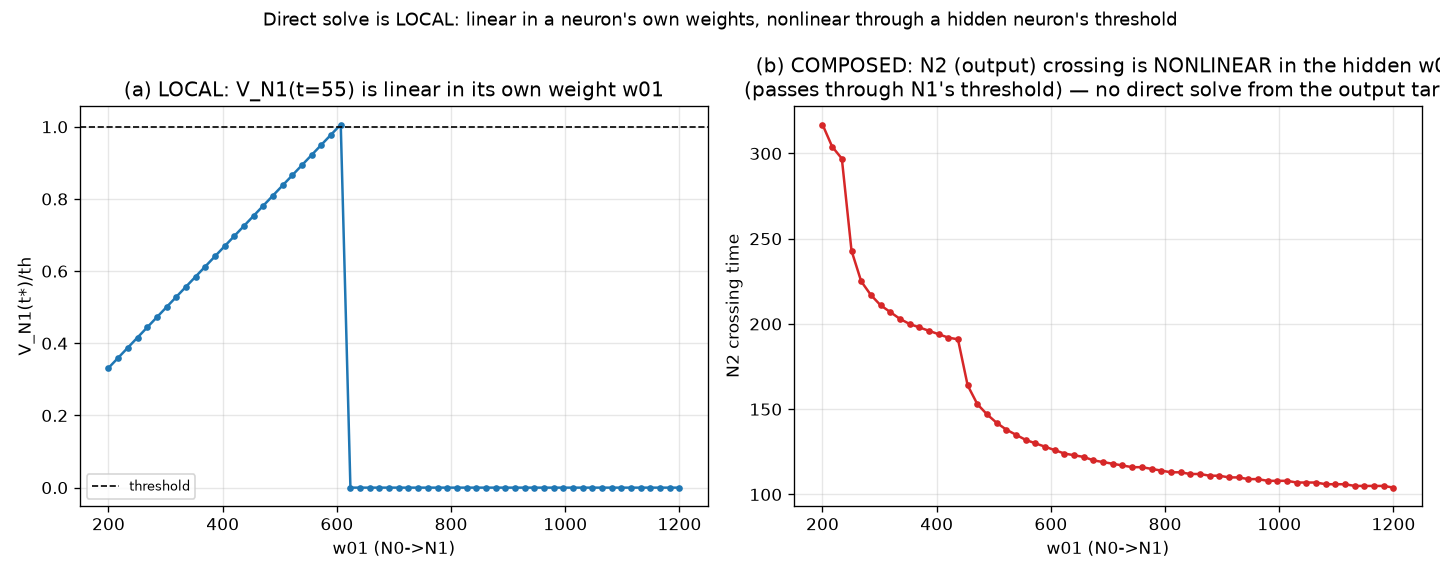

The script that saved this image:
"""Does the direct closed-form solve generalise to HIDDEN neurons?

Chain N0(input) -> N1(hidden) -> N2(output).

The claim to test: V is linear in a neuron's OWN incoming weights, but the output's
dependence on a HIDDEN weight is not, because it passes through the hidden
threshold.  So:
  (a) V_N1(t*) is a straight line in w01                          [local linearity]
  (b) N2's crossing time is NONLINEAR in w01                      [no direct solve
       (the hidden weight) — because it goes through N1's spike]   from output target]
  (c) BUT if we ASSIGN N1 a target time t1*, two independent 1-hop
       solves (w01 for N1@t1*, w12 for N2@T2* given N1@t1*) hit it exactly.
  (d) fan-out (N1 feeds two outputs wanting different timings) makes t1*
       over-determined -> no consistent hidden target -> the solve breaks.
"""

import sys, os, dataclasses, types
sys.path.insert(0, "/workspace/project/gradient_study")
sys.path.insert(0, "/workspace/project")
os.environ.setdefault("MPLBACKEND", "Agg")
for _n, _a in [("brian2", {"ms": 1e-3}), ("neuron_model", {"NeuronSim": object})]:
    if _n not in sys.modules:
        _m = types.ModuleType(_n)
        for _k, _v in _a.items():
            setattr(_m, _k, _v)
        sys.modules[_n] = _m
import numpy as np
import jax.numpy as jnp
import matplotlib.pyplot as plt
import jax_spiking_model as sim
from grad_method import lif_tangent, TH, DIR

params = dataclasses.replace(sim.default_params, steps=320)
T = params.steps
GSW = params.global_synapse_weight
C = np.array([[0, 1], [1, 2]], np.int32)
N = 3


def full_sim(w):
    V, _, _ = sim.run_sim(params, jnp.array(C), N,
                          jnp.array(np.asarray(w, np.float32)), jnp.array([0]))
    return np.array(V)


def spikes(V, n):
    return np.where(V[:, n] >= TH)[0].tolist()


def cross(V, n):
    s = spikes(V, n)
    return s[0] if s else None


# PSP probe: sub-threshold V per unit weight for a single input pulse at t_in
def psp(t_in, T):
    ia = np.zeros((1, T), bool); ia[0, t_in] = True
    Vv, sp, _ = lif_tangent(np.array([50.0]), ia, T)   # sub-threshold probe
    return Vv / 50.0            # V per unit weight (= gsw*h)


def solve_w(t_in, t_star, T):
    """w so that a neuron with a single input pulse at t_in fires at t_star."""
    h = psp(t_in, T)
    return TH / h[t_star] if h[t_star] > 0 else None


def main():
    w_ref = np.array([500., 500.])
    Vr = full_sim(w_ref)
    print("reference chain spikes:", {n: spikes(Vr, n) for n in range(N)})
    tN0 = spikes(Vr, 0)[0]          # first N0 spike time

    # (a) V_N1(t*) linear in w01 ; (b) N2 crossing nonlinear in w01
    w01s = np.linspace(200, 1200, 60)
    tstar_N1 = 55                    # a time on N1's first rising ramp
    vN1, n2cross, n1_after = [], [], []
    for w01 in w01s:
        V = full_sim([w01, 500.])
        vN1.append(V[tstar_N1, 1])
        n2cross.append(cross(V, 2))
        c1 = cross(V, 1)
        n1_after.append(c1 is not None and c1 > tstar_N1)   # N1 not yet spiked by t*
    vN1 = np.array(vN1); n1_after = np.array(n1_after)
    # linearity check only where N1 has NOT yet spiked by t* (pre-reset, rising ramp)
    if n1_after.sum() > 2:
        p = np.polyfit(w01s[n1_after], vN1[n1_after], 1)
        resid = np.max(np.abs(vN1[n1_after] - np.polyval(p, w01s[n1_after])))
        print(f"(a) V_N1(t={tstar_N1}) vs w01, pre-spike: max deviation from a "
              f"straight line = {resid:.2e}  (linear; th={TH})")

    # (c) assign N1 a FEASIBLE target time (rising phase), do two 1-hop solves
    T2_star = 150                    # desired OUTPUT time
    print(f"\n(c) target: N2 fires at {T2_star};  free choice of hidden target N1@t1*:")
    for t1_star in [70, 80, 90]:     # all on N1's reachable rising phase
        w01 = solve_w(tN0, t1_star, T)
        w12 = solve_w(t1_star, T2_star, T)     # N2@T2* given N1@t1*
        if w01 is None or w12 is None:
            print(f"   hidden target N1@{t1_star}: infeasible"); continue
        V = full_sim([w01, w12])
        print(f"   hidden target N1@{t1_star}:  w01={w01:.0f} w12={w12:.0f}  "
              f"-> N1 fires {cross(V,1)}, N2 fires {cross(V,2)} (want {T2_star})")

    # (d) fan-out conflict: N1 -> N2 (want T2) and N1 -> N3 (want T3), T2 != T3
    print("\n(d) fan-out N1->{N2,N3}: required hidden target time for each output")
    lat = None
    # latency N1->post at w=500: post crossing - N1 crossing
    Vr2 = full_sim([500., 500.])
    lat = cross(Vr2, 2) - cross(Vr2, 1)
    for (name, T_post) in [("N2", 205), ("N3", 175)]:
        print(f"   to fire {name} at {T_post}, N1 must fire at ~{T_post - lat} "
              f"(latency {lat})")
    print("   -> two outputs with different target times demand DIFFERENT N1 spike "
          "times; one hidden neuron can't satisfy both -> no consistent target.")

    # ── figure ──
    fig, ax = plt.subplots(1, 2, figsize=(12, 4.8))
    a = ax[0]
    a.plot(w01s, np.array(vN1) / TH, "o-", ms=3, color="C0")
    a.axhline(1.0, color="k", ls="--", lw=1, label="threshold")
    a.set_title(f"(a) LOCAL: V_N1(t={tstar_N1}) is linear in its own weight w01")
    a.set_xlabel("w01 (N0->N1)"); a.set_ylabel("V_N1(t*)/th"); a.legend(fontsize=8); a.grid(alpha=.3)

    a = ax[1]
    nc = [c if c is not None else np.nan for c in n2cross]
    a.plot(w01s, nc, "o-", ms=3, color="C3")
    a.set_title("(b) COMPOSED: N2 (output) crossing is NONLINEAR in the hidden w01\n"
                "(passes through N1's threshold) — no direct solve from the output target")
    a.set_xlabel("w01 (N0->N1)"); a.set_ylabel("N2 crossing time"); a.grid(alpha=.3)
    fig.suptitle("Direct solve is LOCAL: linear in a neuron's own weights, nonlinear "
                 "through a hidden neuron's threshold", fontsize=11)
    fig.tight_layout(); fig.savefig(f"{DIR}/grad_direct_hidden.png", dpi=120)
    print(f"\nwrote {DIR}/grad_direct_hidden.png")


if __name__ == "__main__":
    main()
